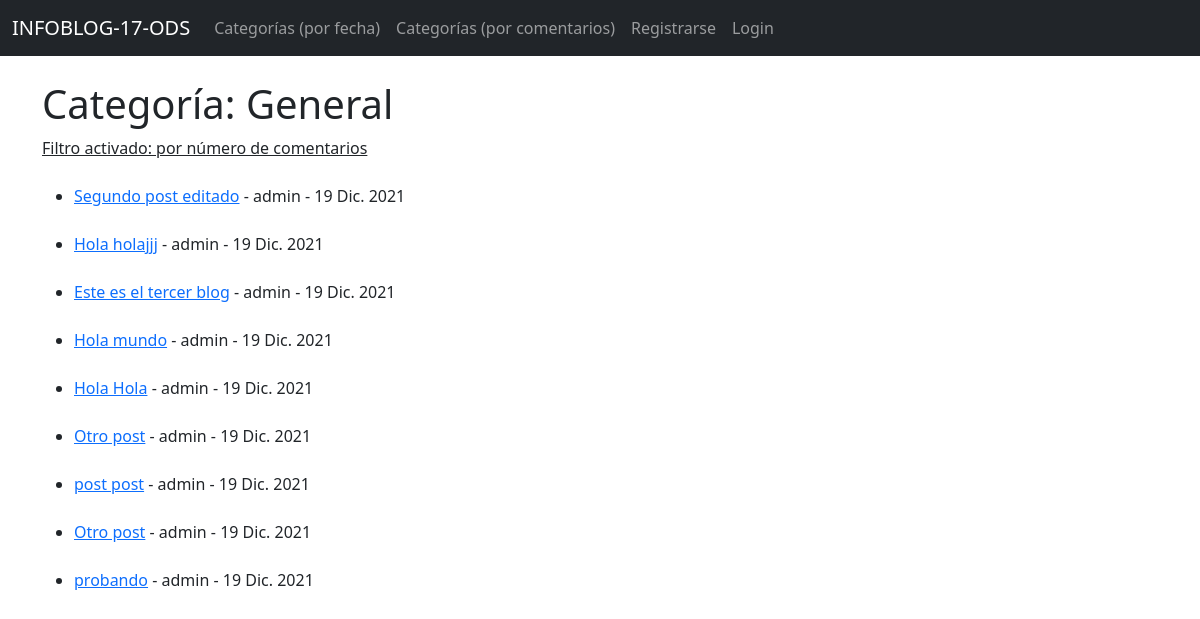
Page /category_2/general/ on the earlier database version.
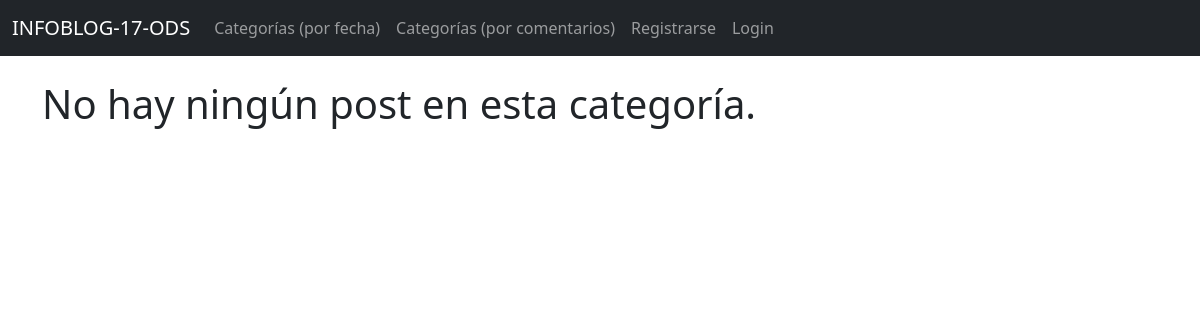
Same page on the later database version.
### theblog/models.py (models this page shows, shortened)
class Post(models.Model):
    title = models.CharField(max_length=255)
    title_tag = models.CharField(max_length=255)
    author = models.ForeignKey(User, on_delete=models.CASCADE)
    body = RichTextField(blank=True, null=True)
    post_date = models.DateField(auto_now_add=True)
    category = models.CharField(max_length=255, default='general')

### theblog/views.py (the view)
# urls.py: path('category_2/<str:cats>/', CategoryView_2, name='category_2'),
def CategoryView_2(request, cats):
    category_posts_2 = Post.objects.annotate(comment_count=Count('comments')).filter(comment_count__gt=-1, category=cats.replace('-', ' ')).order_by('-comment_count')
    return render(request, 'categories_2.html', {'cats':cats.replace('-', ' ').title(), 'category_posts_2':category_posts_2})

### theblog/templates/categories_2.html (shortened to what this page needs)
{% extends 'base.html' %}
{% block content %}
{% if category_posts_2 %}
{% if cats == 'General' %}
<h1>Categoría: General</h1>
{% endif %}
<u>Filtro activado: por número de comentarios</u>
<br/><br/>
<ul>
{% for post in category_posts_2 %}
<li>
    <a href="{% url 'article-detail' post.pk %}">{{ post.title }}</a> - {{ post.author }} - {{ post.post_date }}
    <br/><br/>
    </li>
{% endfor %}
</ul>
{% else %}
<h1>No hay ningún post en esta categoría.</h1>
{% endif %}
{% endblock %}

Differences in the rows shown:
removed Post: title "Segundo post editado", author "admin", post_date "19 Dic. 2021"
removed Post: title "Hola holajjj", author "admin", post_date "19 Dic. 2021"
removed Post: title "Este es el tercer blog", author "admin", post_date "19 Dic. 2021"
removed Post: title "Hola mundo", author "admin", post_date "19 Dic. 2021"
removed Post: title "Hola Hola", author "admin", post_date "19 Dic. 2021"
removed Post: title "Otro post", author "admin", post_date "19 Dic. 2021"
removed Post: title "post post", author "admin", post_date "19 Dic. 2021"
removed Post: title "Otro post", author "admin", post_date "19 Dic. 2021"
removed Post: title "probando", author "admin", post_date "19 Dic. 2021"
Other differences:
text no longer shown: "Categoría: General Filtro activado: por número de comentarios"
text now shown: "No hay ningún post en esta categoría."
